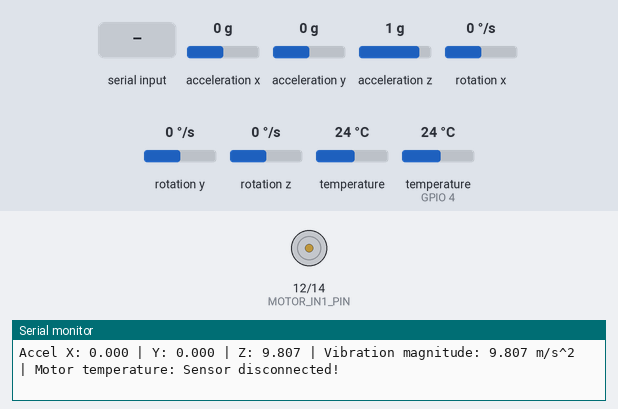
Bench run of a sketch on a simulated ESP32. Shown: motor-driver pin pairs drawn as motors (green arrow = first pin HIGH = forward, orange = second pin HIGH = backward, longer = more drive, scaled by the enable pin), the last lines printed to the serial monitor. The inputs (shaded band) are chosen by the test bench; at power-on: acceleration x 0 g, acceleration y 0 g, acceleration z 1 g, rotation x 0 °/s, rotation y 0 °/s, rotation z 0 °/s, temperature 24 °C, temperature (sensor on GPIO 4) 24 °C.

Above: at 1.2 s.
1.3 s: "motor on\n" received over Serial
At 2.8 s:
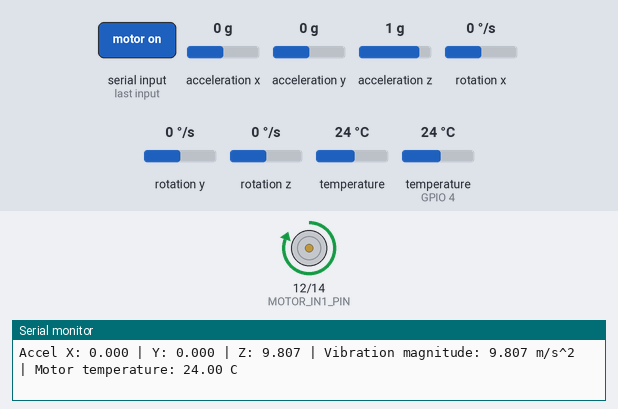
3.2 s: "motor off\n" received over Serial
At 4.0 s:
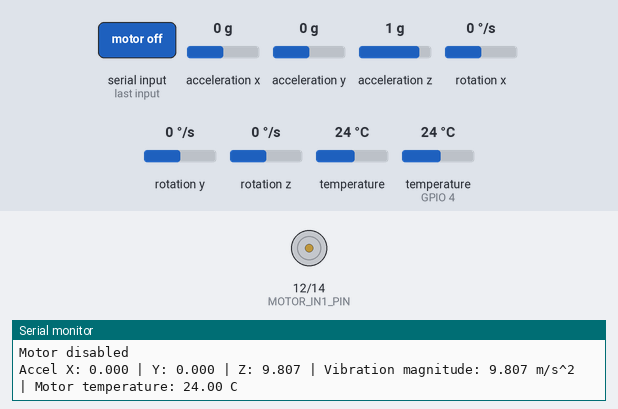
Timing chart, 0 to 6.2 s (numbered marks = the images above; inputs shaded):
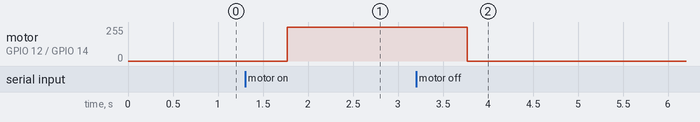

Measured:
- after the input at 1.3 s, motor on GPIO 12 (MOTOR_IN1_PIN) / GPIO 14 (MOTOR_IN2_PIN): stopped → forward 255/255 after 0.47 s
- after the input at 3.2 s, motor on GPIO 12 (MOTOR_IN1_PIN) / GPIO 14 (MOTOR_IN2_PIN): forward 255/255 → stopped after 0.57 s

The sketch:

ShakeSense_ESP32.ino
```cpp
/*
  ShakeSense ESP32 - compact personalised vibration anomaly detector

  Embedded algorithm: per-device Median + MAD robust baseline.
  This is NOT a compiled sklearn Isolation Forest. It is a lightweight,
  interpretable personalised detector suitable for ESP32 deployment.

  Hardware assumptions (edit to match your wiring):
    MPU6050 I2C: SDA=21, SCL=22, address=0x68
    DS18B20 data: GPIO 4, with 4.7k pull-up to 3.3V
    L298N channel A: ENA=13, IN1=12, IN2=14

  Arduino libraries:
    - Adafruit MPU6050
    - Adafruit Unified Sensor
    - OneWire
    - DallasTemperature
*/
#include <Arduino.h>
#include <math.h>
#include <Wire.h>
#include <Adafruit_MPU6050.h>
#include <Adafruit_Sensor.h>
#include <OneWire.h>
#include <DallasTemperature.h>
#include "ShakeSense_Types.h"
#include "ShakeSense_Profile.h"

static const int I2C_SDA_PIN = 21;
static const int I2C_SCL_PIN = 22;
static const int DS18B20_PIN = 4;
static const int MOTOR_ENA_PIN = 13;
static const int MOTOR_IN1_PIN = 12;
static const int MOTOR_IN2_PIN = 14;
static const uint32_t SAMPLE_RATE_HZ = 100;
static const uint16_t WINDOW_SIZE = 1000;
static const uint32_t SAMPLE_PERIOD_US = 1000000UL / SAMPLE_RATE_HZ;
static const unsigned long MPU_RETRY_INTERVAL_MS = 2000;

Adafruit_MPU6050 mpu;
OneWire oneWire(DS18B20_PIN);
DallasTemperature tempSensor(&oneWire);

float samples[WINDOW_SIZE];
float temperatureC = NAN;
uint16_t sampleCount = 0;
uint32_t nextSampleUs = 0;
bool mpuReady = false;
bool motorEnabled = false;
unsigned long lastMpuRetryMs = 0;
unsigned long lastTemperatureReadMs = 0;
unsigned long lastLiveReportMs = 0;
float latestAccelX = NAN;
float latestAccelY = NAN;
float latestAccelZ = NAN;

bool tryStartMpu() {
  if (!mpu.begin()) return false;
  mpu.setAccelerometerRange(MPU6050_RANGE_4_G);
  mpu.setFilterBandwidth(MPU6050_BAND_44_HZ);
  return true;
}

void setMotorEnabled(bool enabled) {
  motorEnabled = enabled;
  if (enabled) {
    digitalWrite(MOTOR_IN1_PIN, HIGH);
    digitalWrite(MOTOR_IN2_PIN, LOW);
    digitalWrite(MOTOR_ENA_PIN, HIGH);
    Serial.println("Motor enabled: forward at full speed");
  } else {
    digitalWrite(MOTOR_ENA_PIN, LOW);
    digitalWrite(MOTOR_IN1_PIN, LOW);
    digitalWrite(MOTOR_IN2_PIN, LOW);
    Serial.println("Motor disabled");
  }
}

void processSerialCommands() {
  if (!Serial.available()) return;
  String command = Serial.readStringUntil('\n');
  command.trim();
  command.toLowerCase();
  if (command == "motor on") {
    setMotorEnabled(true);
  } else if (command == "motor off" || command == "stop") {
    setMotorEnabled(false);
  } else if (command == "status") {
    Serial.print("MOTOR="); Serial.print(motorEnabled ? "ON" : "OFF");
    Serial.print(",MPU6050="); Serial.println(mpuReady ? "READY" : "UNAVAILABLE");
  } else if (command.length() > 0) {
    Serial.println("Commands: motor on | motor off | status");
  }
}

Features calculateFeatures(const float *x, uint16_t n, float tempC) {
  Features f{};
  if (n == 0) return f;

  double sum = 0.0, sumSq = 0.0;
  float minV = x[0], maxV = x[0], peakAbs = fabsf(x[0]);
  for (uint16_t i = 0; i < n; ++i) {
    const float v = x[i];
    sum += v;
    sumSq += (double)v * (double)v;
    if (v < minV) minV = v;
    if (v > maxV) maxV = v;
    if (fabsf(v) > peakAbs) peakAbs = fabsf(v);
  }
  const double mean = sum / n;
  const double m2 = sumSq / n - mean * mean;
  f.mean = (float)mean;
  f.rms = sqrtf((float)(sumSq / n));
  f.peakToPeak = maxV - minV;
  f.temperature = tempC;

  // Pearson kurtosis, matching scipy.stats.kurtosis(..., fisher=False)
  // apart from the small-sample bias correction used by scipy's default bias=True.
  double m4 = 0.0;
  for (uint16_t i = 0; i < n; ++i) {
    const double d = (double)x[i] - mean;
    m4 += d * d * d * d;
  }
  m4 /= n;
  f.kurtosis = (m2 > 1e-18) ? (float)(m4 / (m2 * m2)) : 0.0f;
  f.crestFactor = (f.rms > 1e-12f) ? peakAbs / f.rms : 0.0f;
  return f;
}

Detection detectAnomaly(const Features &f) {
  const float values[SHAKESENSE_FEATURE_COUNT] = {
    f.mean, f.rms, f.peakToPeak, f.kurtosis, f.crestFactor, f.temperature
  };
  float maxZ = 0.0f;
  for (uint8_t i = 0; i < SHAKESENSE_FEATURE_COUNT; ++i) {
    const float mad = shakesense_mad[i];
    if (!(mad > 1e-12f)) continue; // zero-MAD feature is ignored; fix profile if this occurs
    const float z = 0.6745f * (values[i] - shakesense_median[i]) / mad;
    const float absZ = fabsf(z);
    if (absZ > maxZ) maxZ = absZ;
  }
  Detection d;
  d.maxAbsRobustZ = maxZ;
  d.abnormal = maxZ > SHAKESENSE_ROBUST_Z_THRESHOLD;
  return d;
}

void setup() {
  Serial.begin(115200);
  Wire.begin(I2C_SDA_PIN, I2C_SCL_PIN);
  Wire.setClock(400000);

  pinMode(MOTOR_ENA_PIN, OUTPUT);
  pinMode(MOTOR_IN1_PIN, OUTPUT);
  pinMode(MOTOR_IN2_PIN, OUTPUT);
  setMotorEnabled(false);

  tempSensor.begin();

  mpuReady = tryStartMpu();
  lastMpuRetryMs = millis();
  if (mpuReady) {
    Serial.println("ShakeSense sensor readings started");
  } else {
    Serial.println("MPU6050 not detected; temperature readings continue while retrying.");
  }

  Serial.println("ShakeSense ESP32 started");
  Serial.print("Device profile: "); Serial.println(SHAKESENSE_DEVICE_ID);
  Serial.println("Features: mean,rms,peak_to_peak,kurtosis,crest_factor,temperature_c");
  Serial.println("Motor is OFF by default. Send 'motor on' only after checking the hardware.");
  nextSampleUs = micros();
}

void loop() {
  processSerialCommands();

  const unsigned long nowMs = millis();
  if (!mpuReady && nowMs - lastMpuRetryMs >= MPU_RETRY_INTERVAL_MS) {
    lastMpuRetryMs = nowMs;
    mpuReady = tryStartMpu();
    if (mpuReady) Serial.println("MPU6050 detected; accelerometer readings enabled.");
  }

  if (nowMs - lastTemperatureReadMs >= 1000) {
    lastTemperatureReadMs = nowMs;
    tempSensor.requestTemperatures();
    temperatureC = tempSensor.getTempCByIndex(0);
  }

  const uint32_t now = micros();
  if (mpuReady && (int32_t)(now - nextSampleUs) >= 0) {
    nextSampleUs += SAMPLE_PERIOD_US;

    sensors_event_t accel, gyro, mpuTemp;
    mpu.getEvent(&accel, &gyro, &mpuTemp);
    latestAccelX = accel.acceleration.x;
    latestAccelY = accel.acceleration.y;
    latestAccelZ = accel.acceleration.z;
    const float magnitudeMs2 = sqrtf(
      accel.acceleration.x * accel.acceleration.x +
      accel.acceleration.y * accel.acceleration.y +
      accel.acceleration.z * accel.acceleration.z
    );
    samples[sampleCount++] = magnitudeMs2 / 9.80665f;
  }

  if (nowMs - lastLiveReportMs >= 500) {
    lastLiveReportMs = nowMs;
    if (mpuReady) {
      const float magnitude = sqrtf(
        latestAccelX * latestAccelX +
        latestAccelY * latestAccelY +
        latestAccelZ * latestAccelZ
      );
      Serial.print("Accel X: "); Serial.print(latestAccelX, 3);
      Serial.print(" | Y: "); Serial.print(latestAccelY, 3);
      Serial.print(" | Z: "); Serial.print(latestAccelZ, 3);
      Serial.print(" | Vibration magnitude: "); Serial.print(magnitude, 3);
      Serial.print(" m/s^2 | ");
    } else {
      Serial.print("MPU6050 unavailable | ");
    }
    Serial.print("Motor temperature: ");
    if (temperatureC == DEVICE_DISCONNECTED_C || !isfinite(temperatureC)) {
      Serial.println("Sensor disconnected!");
    } else {
      Serial.print(temperatureC, 2);
      Serial.println(" C");
    }
  }

  if (sampleCount >= WINDOW_SIZE) {
    if (temperatureC == DEVICE_DISCONNECTED_C || !isfinite(temperatureC)) {
      Serial.println("WARN: DS18B20 unavailable; cannot score this window");
    } else {
      Features f = calculateFeatures(samples, WINDOW_SIZE, temperatureC);
      Detection d = detectAnomaly(f);

      Serial.print("DEVICE="); Serial.print(SHAKESENSE_DEVICE_ID);
      Serial.print(",mean="); Serial.print(f.mean, 6);
      Serial.print(",rms="); Serial.print(f.rms, 6);
      Serial.print(",peak_to_peak="); Serial.print(f.peakToPeak, 6);
      Serial.print(",kurtosis="); Serial.print(f.kurtosis, 6);
      Serial.print(",crest_factor="); Serial.print(f.crestFactor, 6);
      Serial.print(",temperature_c="); Serial.print(f.temperature, 2);
      Serial.print(",max_abs_robust_z="); Serial.print(d.maxAbsRobustZ, 3);
      Serial.print(",status="); Serial.println(d.abnormal ? "ABNORMAL" : "NORMAL");
    }
    sampleCount = 0;
    nextSampleUs = micros();
  }
}
```

ShakeSense_Profile.h
```cpp
#pragma once
// Replace this placeholder profile with the output of export_profile.py.
// Values below are NOT trained values and are deliberately invalid placeholders.
#define SHAKESENSE_DEVICE_ID "REPLACE_WITH_DEVICE_ID"
#define SHAKESENSE_FEATURE_COUNT 6
static const float shakesense_median[SHAKESENSE_FEATURE_COUNT] = {
  0.0f, 0.0f, 0.0f, 0.0f, 0.0f, 0.0f
};
static const float shakesense_mad[SHAKESENSE_FEATURE_COUNT] = {
  0.0f, 0.0f, 0.0f, 0.0f, 0.0f, 0.0f
};
static const float SHAKESENSE_ROBUST_Z_THRESHOLD = 3.0f;
```

ShakeSense_Types.h
```cpp
#pragma once

struct Features {
  float mean;
  float rms;
  float peakToPeak;
  float kurtosis;
  float crestFactor;
  float temperature;
};

struct Detection {
  bool abnormal;
  float maxAbsRobustZ;
};
```
